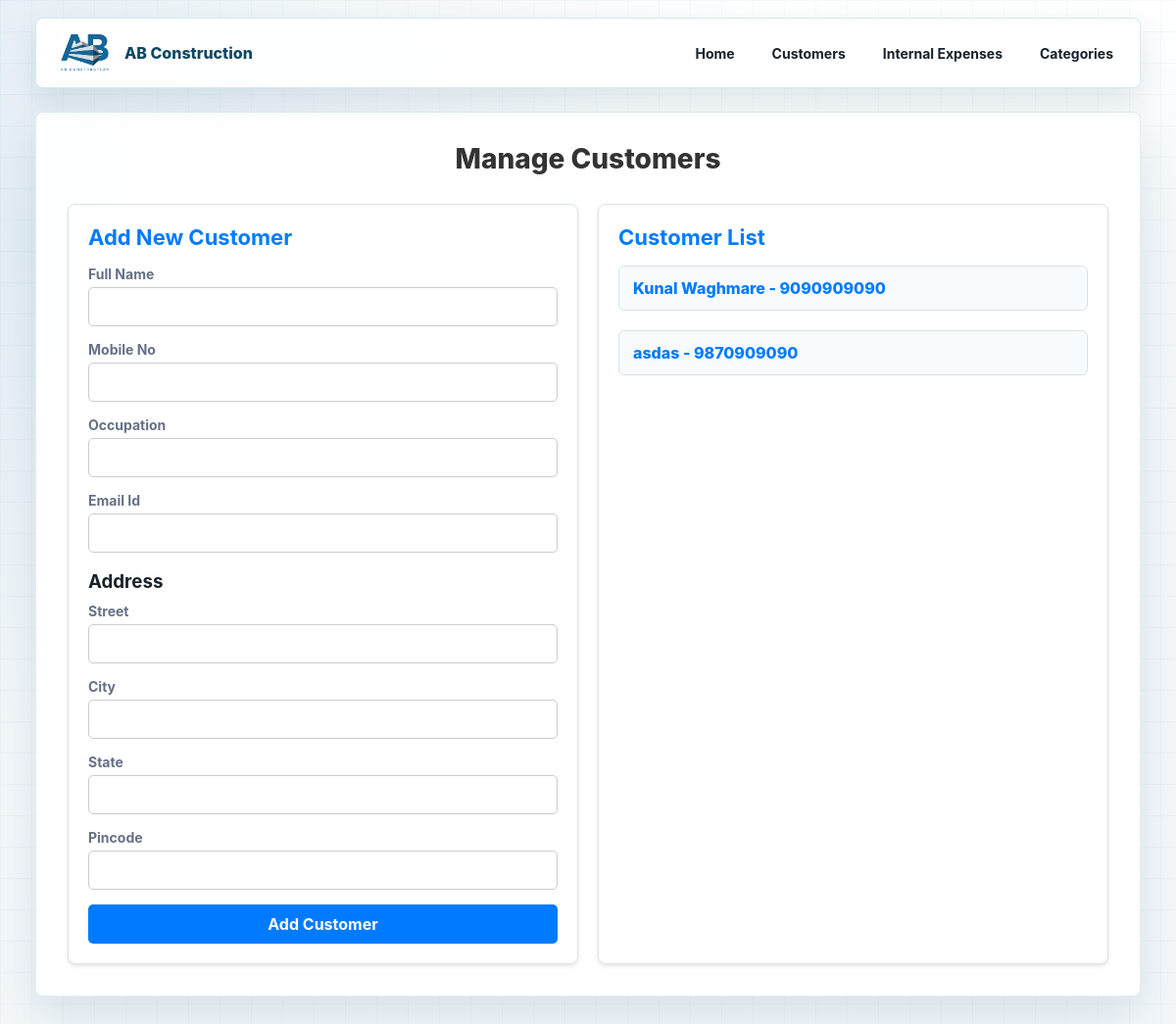
/customers, run on an earlier commit of the app's database.
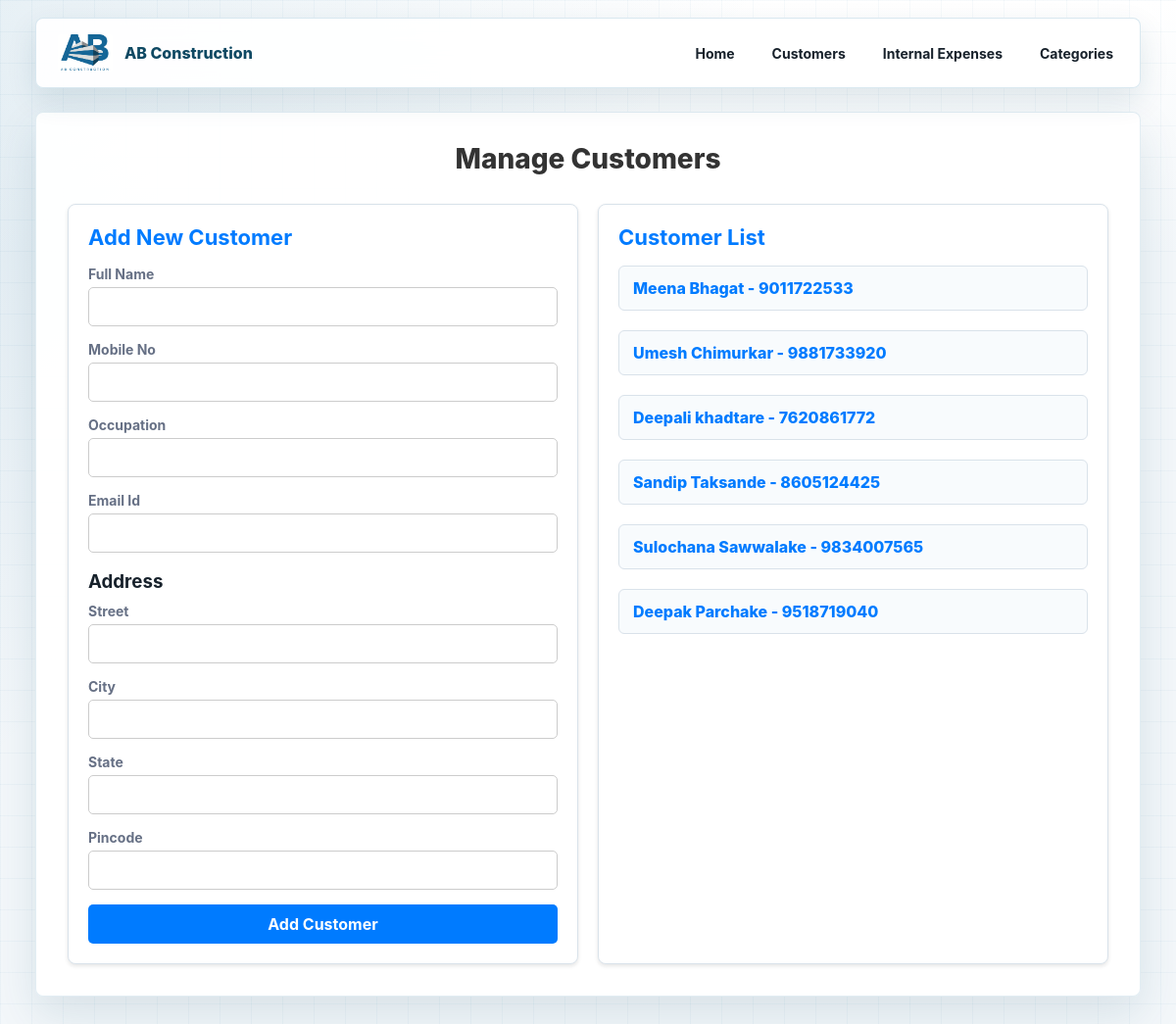
And on a later commit of the database.
### models.py (models this page shows)
class Customer(db.Model):
  id = db.Column(db.Integer, primary_key=True)
  full_name = db.Column(db.String(100), nullable=False)
  mobile_no = db.Column(db.String(20), nullable=False)
  occupation = db.Column(db.String(50))
  email_id = db.Column(db.String(50))
  address = db.Column(db.Text)
  files = db.relationship('CustomerFile', back_populates='customer', cascade='all, delete-orphan')
  construction_size = db.Column(db.Float, nullable=True, default=0.0)
  rate_of_construction = db.Column(db.Float, nullable=True, default=0.0)
  wall_compound_size = db.Column(db.Float, nullable=True, default=0.0)
  rate_of_wall_compound = db.Column(db.Float, nullable=True, default=0.0)

### abconstruction.py (the view, shortened to what this page needs)
@app.route('/customers', methods=['GET', 'POST'])
def manage_customers():
  customers = Customer.query.all()
  if not customers:
      flash('No customers found!', 'warning')
  return render_template('customers.html', customers=customers)

### templates/customers.html (shortened to what this page needs)
<!DOCTYPE html>
<html lang="en">
<head>
  <link rel="stylesheet" href="{{ url_for('static', filename='styles.css') }}">
</head>
<body>
  <div class="navigation">
    <a href="{{ url_for('dashboard') }}" class="brand-link" aria-label="AB Construction dashboard">
      <img src="{{ url_for('static', filename='images/ab-construction-logo.png') }}" alt="AB Construction">
      <span>AB Construction</span>
    </a>
    <nav class="nav-links" aria-label="Primary navigation">
      <a href="{{ url_for('dashboard') }}">Home</a>
      <a href="{{ url_for('manage_customers') }}">Customers</a>
      <a href="{{ url_for('manage_expenses') }}">Internal Expenses</a>
      <a href="{{ url_for('manage_categories') }}">Categories</a>
    </nav>
  </div>
  <div class="container">
    <h1 class="page-title">Manage Customers</h1>
    <div class="row">
      <div class="form-box">
        <h2>Add New Customer</h2>
        <form method="POST">
          <div class="form-group">
            <label for="full_name">Full Name</label>
            <input type="text" id="full_name" name="full_name" title="Please enter customer name." required>
          </div>
          <div class="form-group">
            <label for="mobile_no">Mobile No</label>
            <input type="text" id="mobile_no" name="mobile_no" pattern="\d{10}" title="Please enter a 10-digit mobile number."  required>
          </div>
          <div class="form-group">
            <label for="occupation">Occupation</label>
            <input type="text" id="occupation" name="occupation">
          </div>
          <div class="form-group">
            <label for="email_id">Email Id</label>
            <input type="email" id="email_id" name="email_id">
          </div>
          <h3>Address</h3>
          <div class="form-group">
            <label for="street">Street</label>
            <input type="text" id="street" name="street" required>
          </div>
          <div class="form-group">
            <label for="city">City</label>
            <input type="text" id="city" name="city" required>
          </div>
          <div class="form-group">
            <label for="state">State</label>
            <input type="text" id="state" name="state" required>
          </div>
          <div class="form-group">
            <label for="pincode">Pincode</label>
            <input type="text" id="pincode" name="pincode" required>
          </div>
          <button type="submit">Add Customer</button>
        </form>
      </div>
      <div class="form-box">
        <h2>Customer List</h2>
        <ul class="customer-list">
          {% for customer in customers %}
            <li>
              <a href="{{ url_for('customer_work_details', id=customer.id) }}">
                {{ customer.full_name }} - {{ customer.mobile_no }}
              </a>
            </li>
          {% endfor %}
        </ul>
      </div>
    </div>
  </div>
</body>
</html>

What changed in the data, as far as the page shows it:
removed Customer: full_name "asdas", mobile_no "9870909090"
changed Customer: full_name "Kunal Waghmare" → "Meena Bhagat"; mobile_no "9090909090" → "9011722533"
added Customer: full_name "Umesh Chimurkar", mobile_no "9881733920"
added Customer: full_name "Deepali khadtare", mobile_no "7620861772"
added Customer: full_name "Sandip Taksande", mobile_no "8605124425"
added Customer: full_name "Sulochana Sawwalake", mobile_no "9834007565"
added Customer: full_name "Deepak Parchake", mobile_no "9518719040"
